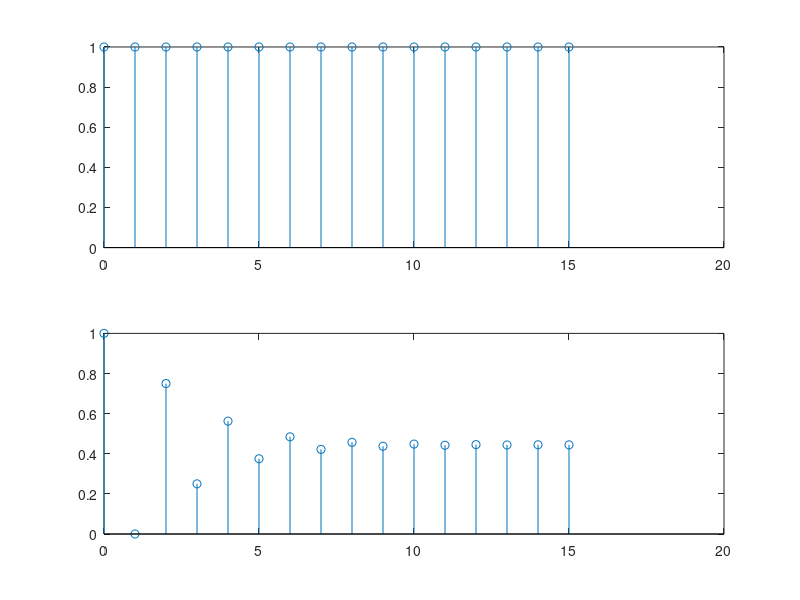

Write the MATLAB code that produced this figure.

3
A = [1,1,0.25];
B = [1];
k = 0:15;
x = ones(1,16);
subplot(211); stem(k,x);
y = filter(B,A,x);
subplot(212); stem(k,y);
